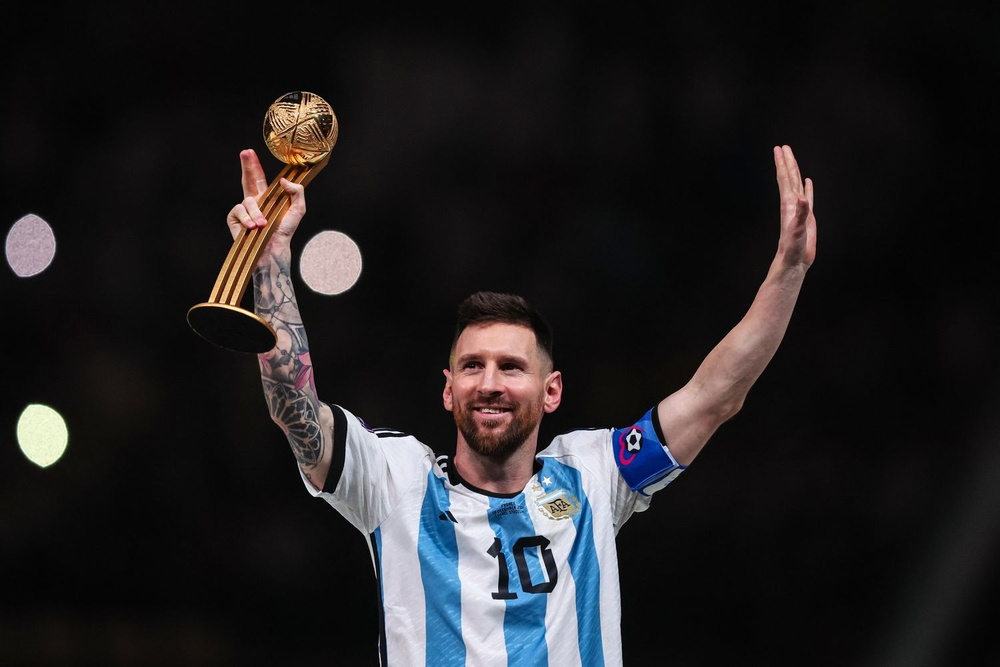
#> input picture week2/messi.jpg, 1000 x 667 px, shrunk from 1500 x 1000 before the run, found by its file name
$ python ex.py
#> lines starting #> are read from the running program, lines starting #| are printed output that depends on the picture
#import the cv2 lib
import cv2

# to read a image
img_grayscale = cv2.imread("messi.jpg",0)
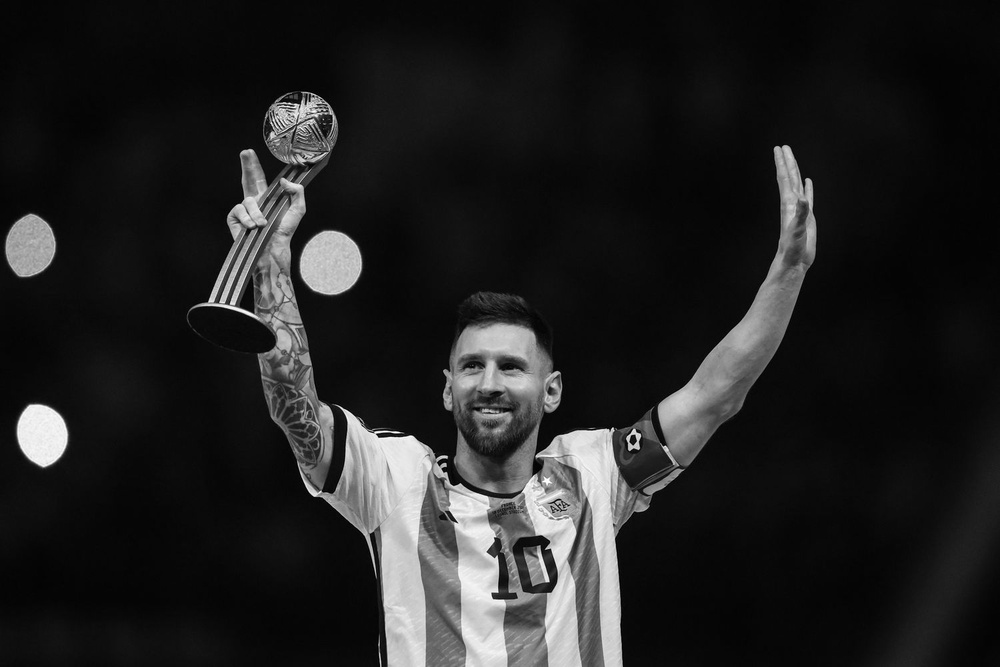
#> img_grayscale: shape (667, 1000); min 0, max 255, mean 34.2

# cv2.imshow to show image in a window
cv2.imshow('grayscale image', img_grayscale)

# waitkey waits for a press to close window and 0 in indefinite loop
cv2.waitKey(0)

#destroy all windows created
cv2.destroyAllWindows()

# to write an image
cv2.imwrite('messi2.jpg', img_grayscale)
